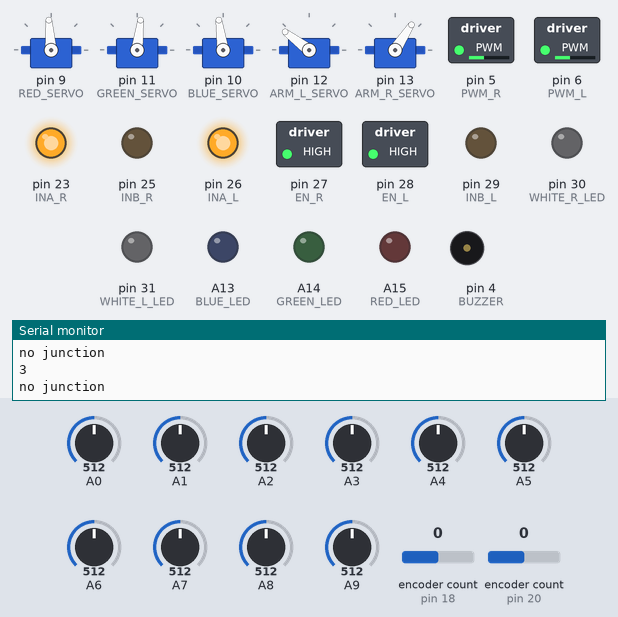
This sketch was run on a simulated Arduino Mega 2560, built with avr-gcc and run on an emulated ATmega2560. Shown: 5 × servo, switched loads named in the sketch (green lamp = pin HIGH), output pins drawn as LEDs (lit = HIGH), buzzer (waves = sounding, pin HIGH), the last lines printed to the serial monitor. The test bench sets the inputs (shaded band); at power-on: A0 = 512, A4 = 512, A9 = 512, A1 = 512, A2 = 512, A3 = 512, A5 = 512, A6 = 512, A7 = 512, A8 = 512, encoder count (sensors on pin 18, pin 20) 0.

Above: at 8.2 s.
8.3 s: A0 set to 86
11.3 s: A0 set to 72
At 11.8 s:
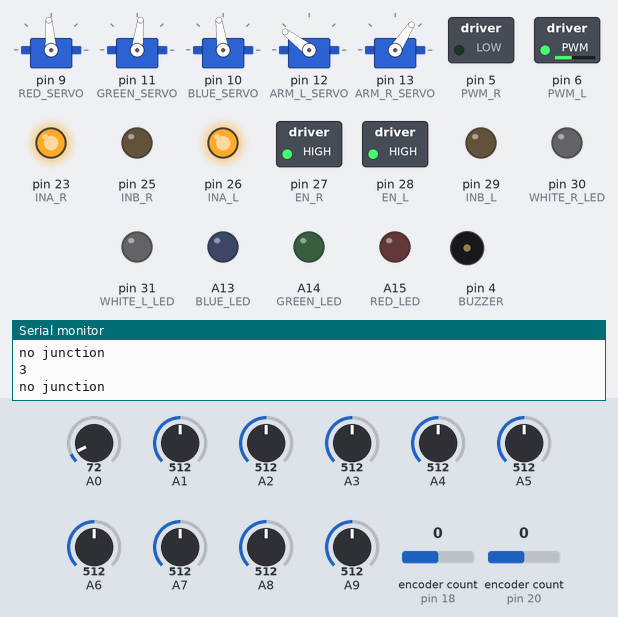
12.8 s: A0 set to 110
At 14.0 s:
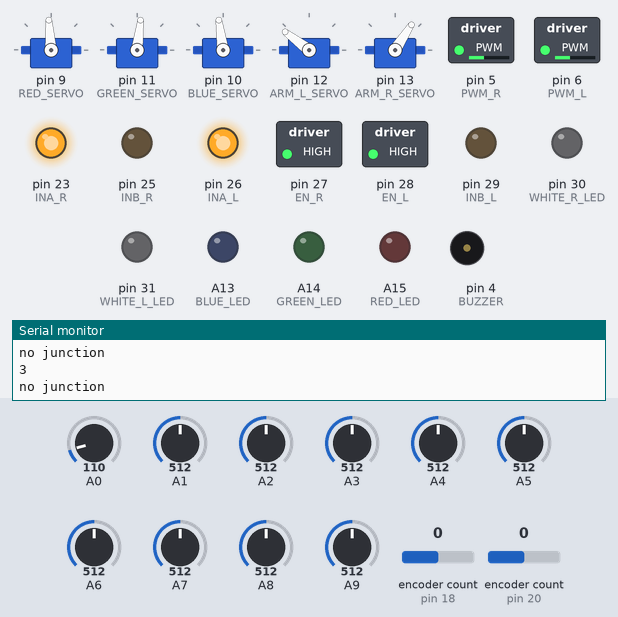
15.8 s: A4 set to 89
17.3 s: A4 set to 75
At 18.4 s:
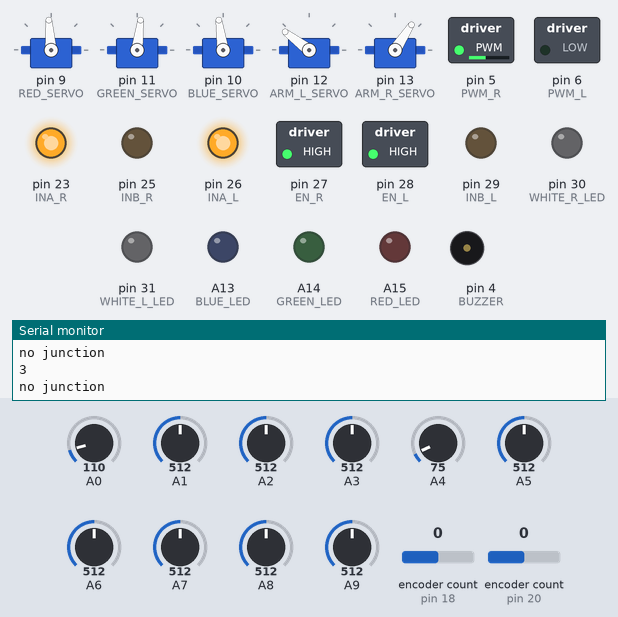
18.8 s: A9 set to 63
20.3 s: A9 set to 54
At 20.7 s:
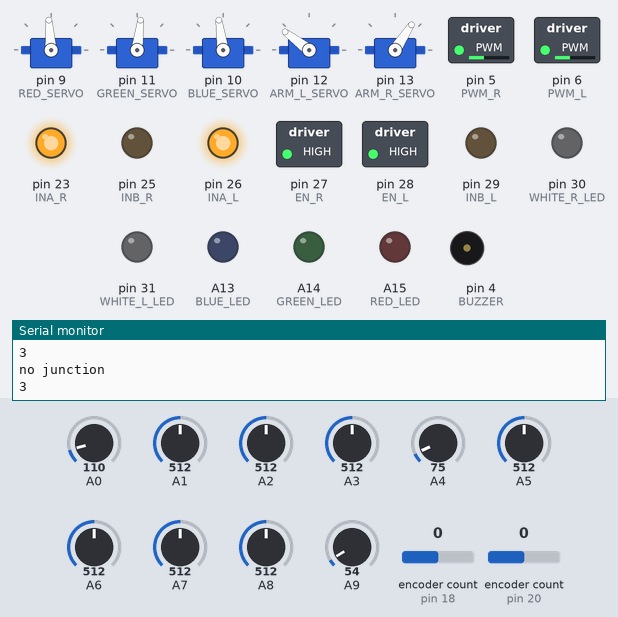
Timing chart, 0 to 22.8 s (numbered marks = the images above; inputs shaded):
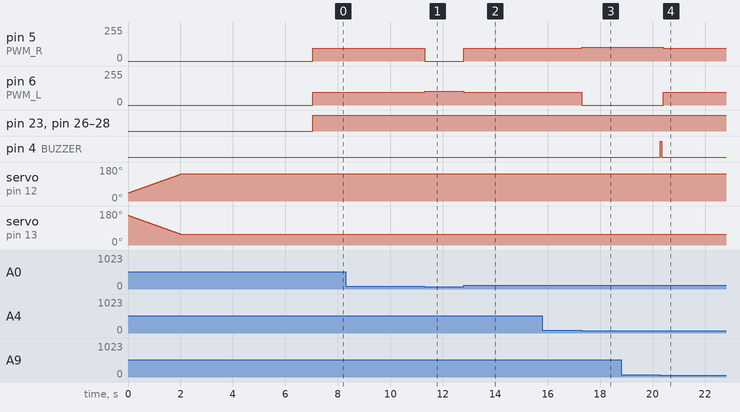

The sketch:

Unload_SR_-_Pamu.ino
```cpp
#include <Encoder.h>
#include <Wstring.h>
#include <Servo.h>
#include <nRF24L01.h>
#include <printf.h>
#include <RF24.h>
#include <RF24_config.h>
#include <SPI.h>

//LEFT RIGHT IR SENSORS
#define l5_PORT A9
#define r5_PORT A8

//REYKHA SENSOR
#define l4_PORT A7
#define l3_PORT A6
#define l2_PORT A5
#define l1_PORT A4
#define r1_PORT A3
#define r2_PORT A2
#define r3_PORT A1
#define r4_PORT A0

//COLOUR SENSOR
#define CS_M_POW 48
#define CS_M_OE 36 // middle colour sensor
#define CS_M_S0 40
#define CS_M_S1 38
#define CS_M_S2 42
#define CS_M_S3 44
#define CS_M_OUT 46

#define CS_R_POW 49
#define CS_R_OE 41 // right colour sensor 49 power 47 out 45s2 43s3 41oe 39s0 37s1
#define CS_R_S0 39
#define CS_R_S1 37
#define CS_R_S2 45
#define CS_R_S3 43
#define CS_R_OUT 47

//ULTRASONIC SENSOR
#define US_L_TRIG 33// left
#define US_L_ECO 35

#define US_R_TRIG 34//right
#define US_R_ECO 32

//MOTOR DRIVE
#define EN_L 28 //left
#define PWM_L 6
#define INA_L 26
#define INB_L 29

#define EN_R 27 //right
#define PWM_R 5
#define INA_R 23
#define INB_R 25

//ENCODED MOTORS
#define ENCODE_L_A 20
#define ENCODE_L_B 21
#define ENCODE_R_A 18
#define ENCODE_R_B 19

//SERVO MOTORS
#define ARM_L_SERVO 12// forward
#define ARM_R_SERVO 13//rear

#define RED_SERVO 9
#define GREEN_SERVO 11
#define BLUE_SERVO 10

// RADIO SIGNAL MODULE
#define RADIO_CSN 8
#define RADIO_CE 7

//LED
#define RED_LED A15
#define GREEN_LED A14
#define BLUE_LED A13
#define WHITE_L_LED 31
#define WHITE_R_LED 30

//PUSH BUTTONS
#define CALLIBERATE_BUTTON A10
#define ROUND_BUTTON A11
#define DELAY_BUTTON A12

//BUZZER
#define BUZZER 4

const int SPEED=95;

const int n=8; // grid size
int taskCounter=2;


void dropCoin(int colour);
void setupServos();
void pillarIdentificationLoop();
void gridTraverseLoop();

void setup() {
  //  colour sensor
   pinMode(CS_M_POW,OUTPUT);
   pinMode(CS_M_OE,OUTPUT);
   pinMode(CS_M_S0,OUTPUT);
   pinMode(CS_M_S1,OUTPUT);
   pinMode(CS_M_S2,OUTPUT);
   pinMode(CS_M_S3,OUTPUT);
   pinMode(CS_M_OUT,INPUT);

   pinMode(CS_R_POW,OUTPUT);
   pinMode(CS_R_OE,OUTPUT);
   pinMode(CS_R_S0,OUTPUT);
   pinMode(CS_R_S1,OUTPUT);
   pinMode(CS_R_S2,OUTPUT);
   pinMode(CS_R_S3,OUTPUT);
   pinMode(CS_R_OUT,INPUT);

   digitalWrite(CS_M_POW,LOW);
   digitalWrite(CS_R_POW,LOW);

   // motor driver

   pinMode(EN_L,OUTPUT);
   pinMode(PWM_L,OUTPUT);
   pinMode(INA_L,OUTPUT);
   pinMode(INB_L,OUTPUT);

   pinMode(EN_R,OUTPUT);
   pinMode(PWM_R,OUTPUT);
   pinMode(INA_R,OUTPUT);
   pinMode(INB_R,OUTPUT);

   // encoded motors read

   pinMode(ENCODE_L_A,INPUT);
   pinMode(ENCODE_L_B,INPUT);
   pinMode(ENCODE_R_A,INPUT);
   pinMode(ENCODE_R_B,INPUT);

   //led
   pinMode(RED_LED,OUTPUT);
   pinMode(GREEN_LED,OUTPUT);
   pinMode(BLUE_LED,OUTPUT);
   pinMode(WHITE_L_LED,OUTPUT);
   pinMode(WHITE_R_LED,OUTPUT);

   //Buzzer
   pinMode(BUZZER,OUTPUT);

   //ultrasound
   pinMode(US_L_TRIG,OUTPUT);
   pinMode(US_L_ECO,INPUT);
   pinMode(US_R_TRIG,OUTPUT);
   pinMode(US_R_ECO,INPUT);

   // SERVO motors
   pinMode(ARM_L_SERVO,OUTPUT);
   pinMode(ARM_R_SERVO,OUTPUT);
   pinMode(RED_SERVO,OUTPUT);
   pinMode(GREEN_SERVO,OUTPUT);
   pinMode(BLUE_SERVO,OUTPUT);

   setupServos();
   //setupRadio();
   Serial.begin(9600);
   delay(5000);

}

void loop(){
 unloadSRLoop();
 //delay(5000);
}
```

A.Global_Variables.ino
```cpp
int dir=3,
newDir=3;int curX=n+1,curY=0;

const float wheel_radius=2.14;
const float wheel_distance=21.6;
int rekhaThress=80,IRThress=60; // thresshold values
int line;


//int pillars[8][2]={{1,1},{1,1},{1,0},{1,0}};
bool pillars[8][2]={{1,1},{1,0},{0,1},{1,0}};

int targetX[6] ={1,5,0,8,0,0}, targetY[9]={1,5,3,8,0,0};  // VALUES ARE SET IN GRID CALCULATIONS
int targetCols[4]={1,0,2,0}; // red green blue
int targetCount=0;

int colDropDir[5]={1,1,0,0};

struct cord{  //grid traverse
  int x;
  int y;
};

cord redSquares[3]={{0,3},{2,4},{6,5}};
cord greenSquares[3]={{1,1},{6,1},{4,7}};
cord blueSquares[3]={{3,2},{4,4},{2,6}};


int pillarValues[4][2]={{10,20},{20,40},{30,60},{40,80}}; // pillar calculation
int pillarTotal; // pillar value of all pillars
int redIndex,blueIndex=1,greenIndex; // which square among 3 red/.. sqrs should be selected
String fibonacciValue;
```

B.Baic_Movement.ino
```cpp
#define MOTORS_ON \
    digitalWrite(EN_L,HIGH);digitalWrite(EN_R,HIGH);
#define MOTORS_OFF \
    digitalWrite(EN_L,LOW);digitalWrite(EN_R,LOW);
#define MOTOR_L_FORWARD \
    digitalWrite(INA_L,HIGH);digitalWrite(INB_L,LOW);
#define MOTOR_R_FORWARD \
    digitalWrite(INA_R,HIGH);digitalWrite(INB_R,LOW);
#define MOTOR_L_BACKWARD \
    digitalWrite(INA_L,LOW);digitalWrite(INB_L,HIGH);
#define MOTOR_R_BACKWARD \
    digitalWrite(INA_R,LOW);digitalWrite(INB_R,HIGH);

Encoder leftEncoder(ENCODE_L_A,ENCODE_L_B);
Encoder rightEncoder(ENCODE_R_A,ENCODE_R_B);


int l5,l4,l3,l2,l1,r1,r2,r3,r4,r5;

void readSensors(){
  l5=get_digital(l5_PORT,IRThress);// 0 White
  r5=get_digital(r5_PORT,IRThress);
  l4=get_digital(l4_PORT,rekhaThress);//0 Black
  l3=get_digital(l3_PORT,rekhaThress);
  l2=get_digital(l2_PORT,rekhaThress);
  l1=get_digital(l1_PORT,rekhaThress);
  r1=get_digital(r1_PORT,rekhaThress);
  r2=get_digital(r2_PORT,rekhaThress);
  r3=get_digital(r3_PORT,rekhaThress);
  r4=get_digital(r4_PORT,rekhaThress);
}

bool isJunction(){
  readSensors();
  if((r5 && (r1+r2+r3>=1))|| (l5 && (l1+l2+l3>=1))) return true; // white 1 black 0 // add extra verifications here too
  Serial.println("no junction");
  return false;
}

bool get_digital(int port,int thresshold){
  int value = analogRead(port);
  return value<=thresshold? 1:0;
  //return analogRead(port);
}

void moveRobot(int leftVal, int rightVal){

  MOTORS_ON;

  if(leftVal>=0){ MOTOR_L_FORWARD; }
  else {MOTOR_L_BACKWARD;}

  if(rightVal>=0){ MOTOR_R_FORWARD;}
  else {MOTOR_R_BACKWARD;}

  analogWrite(PWM_L,abs(leftVal));
  analogWrite(PWM_R,abs(rightVal));
}
void stopRobot(){
  MOTORS_OFF;
}

float getRotatedDistance(int lrwheel){ //0 left 1 right

  long thisPosition;
  if(lrwheel==0)  thisPosition = leftEncoder.read();
  else thisPosition = -1*rightEncoder.read();
  float distance = (thisPosition/2249.0)*2*3.14159*wheel_radius;

  return distance;
}

void moveDistance(float ldistance,float rdistance){

  float distance = (abs(ldistance)+abs(rdistance))/2;
  int signL = ldistance>=0? 1:-1;
  int signR = rdistance>=0? 1:-1;

  float startLDistance=getRotatedDistance(0);
  float startRDistance=getRotatedDistance(1);

  float rotatedLDistance=0,rotatedRDistance=0;

  while(rotatedLDistance<distance && rotatedRDistance<distance){
    if(rotatedLDistance>rotatedRDistance) moveRobot(signL*SPEED
    ,signR*(SPEED+5));
    else if(rotatedLDistance<rotatedRDistance) moveRobot(signL*(SPEED+5),signR*SPEED);

    else moveRobot(signL*SPEED,signR*SPEED);

    rotatedLDistance = (getRotatedDistance(0)-startLDistance)*signL;
    rotatedRDistance = (getRotatedDistance(1)-startLDistance)*signR;
    //Serial.print(rotatedLDistance);
    //Serial.print('\t');
    //Serial.println(rotatedRDistance);

  }

  stopRobot();
}
///////////////////ENCODED MOTOR ENDS HERE ////////////////////////

void lineFollow(){
    readSensors();
    line = r1+r2+r3+r4-l1-l2-l3-l4;
    if(line>0){
      moveRobot(SPEED+10,0);
    }
    else if(line<0){
      moveRobot(0,SPEED+10);
    }
    else{
      moveRobot(SPEED,SPEED);
    }
}
void lineFollowDistance(int distance){
    float startDistance=(getRotatedDistance(0)+getRotatedDistance(1))/2;
    float rotatedDistance=0;

    while(abs(rotatedDistance)<abs(distance)){
      readSensors();
      line = r1+r2+r3+r4-l1-l2-l3-l4;
      if(line>0){
        if(distance>=0) moveRobot(SPEED+10,0);
        else moveRobot(0,-SPEED-10);
      }
      else if(line<0){
        if(distance>=0) moveRobot(0,SPEED+10);
        else moveRobot(-SPEED-10,0);
      }
      else{
       if(distance>=0)  moveRobot(SPEED,SPEED);
       else moveRobot(-SPEED,-SPEED);
      }
      rotatedDistance = (getRotatedDistance(0)+getRotatedDistance(1))/2 - startDistance;
    }
}
void left90(){

 // Serial.println("left");

  moveRobot(-SPEED-5,SPEED+5);
  delay(900);
  readSensors();
  while(l1+r1+r2+l2<3){
    delay(50); readSensors();
  }
  stopRobot();
  delay(1500);
}

void right90(){

 // Serial.println("right");

  moveRobot(SPEED+5,-SPEED-5);
  delay(900);
  readSensors();

  while(r2+l1+l2+r1<3){
    delay(50);readSensors();
  }
  stopRobot();
  delay(1500);
}

void turn180(){

  moveRobot(SPEED+5,-SPEED-5);
  delay(1800);
  readSensors();

  moveRobot(SPEED,-SPEED);
  while(r1+l1+l2+l3<3){
    readSensors();
    delay(50);
  }
  stopRobot();
  delay(1500);
}

void reverse(int timeR){
  moveRobot(-SPEED,-SPEED);
  delay(timeR);
  stopRobot();
}
```

C.Features.ino
```cpp
Servo RServo,GServo,BServo,ArmLServo,ArmRServo;
int RGBServoRestAngles[3] ={94,83,98};
int RGBServoDropAngles[3] ={64,53,68};
int armRestAngles[2]={143,57}; // 0 left 1 right
//armDropAngles[2]={43,157};

const byte address[8]="#SiRi++";
RF24 radio(7,8);

//Buzzer
void buzzer(int buzCount){
  //Beep....
 for(int i=0;i<buzCount;i++){
  digitalWrite(BUZZER,HIGH);
  delay(50);
  digitalWrite(BUZZER,LOW);
  delay(50);
 }
}


void indicateLED(int pinNum){
  digitalWrite(pinNum,HIGH);
  delay(1500);
  digitalWrite(pinNum,LOW);
}

void indicateLED(int pinNum1,int pinNum2){
  digitalWrite(pinNum1,HIGH); digitalWrite(pinNum2,HIGH);
  delay(1500);
  digitalWrite(pinNum1,LOW); digitalWrite(pinNum2,LOW);
}

void setupServos(){
  RServo.attach(RED_SERVO);
  GServo.attach(GREEN_SERVO);
  BServo.attach(BLUE_SERVO);
  ArmLServo.attach(ARM_L_SERVO);
  ArmRServo.attach(ARM_R_SERVO);

  RServo.write(RGBServoRestAngles[0]); // coin drop
  GServo.write(RGBServoRestAngles[1]);
  BServo.write(RGBServoRestAngles[2]);

  ArmLServo.write(armRestAngles[0]); // SR drop
  ArmRServo.write(armRestAngles[1]);
  pickArm();
}
void dropCoin(int colour){ // R0 G1 B2

  switch(colour){
    case 0:
        RServo.write(RGBServoDropAngles[colour]);
        //sendSR!(colour);
        buzzer(1);
        delay(1000);
        RServo.write(RGBServoRestAngles[colour]);
        break;
    case 1:
        GServo.write(RGBServoDropAngles[colour]);
        //sendSR!(colour);
        buzzer(1);
        delay(1000);
        GServo.write(RGBServoRestAngles[colour]);
        break;
    case 2:
        BServo.write(RGBServoDropAngles[colour]);
        //sendSR!(colour);
        buzzer(1);
        delay(1000);
        BServo.write(RGBServoRestAngles[colour]);
        break;

  }
}

void setupRadio(){
  radio.begin();
  radio.openWritingPipe(address);
  radio.setPALevel(RF24_PA_MIN);
  radio.stopListening();
}

void sendSR(int dig){
  char charDig= dig+'0';
  Serial.println(dig);
  for(int i=0;i<20;i++)
    radio.write(&charDig,sizeof(charDig));

}

void dropArm(){

  for(int i=0;i<=100;i++){
    ArmLServo.write(armRestAngles[0]-i);
    ArmRServo.write(armRestAngles[1]+i);
    delay(20);
  }
}

void pickArm(){
  for(int i=100;i>=0;i--){
    ArmLServo.write(armRestAngles[0]-i);
    ArmRServo.write(armRestAngles[1]+i);
    delay(20);
  }
}
```

D.Directions_Turns.ino
```cpp
void updateCoordinates(){ // coordinates initialised in setup
  if(dir==0) curY++;
  if(dir==1) curX++;
  if(dir==2) curY--;
  if(dir==3) curX--;

  //Serial.print(curX);Serial.println(curY);

}


void turnToDir(int newDir){

    stopRobot();
    delay(600);

   // Serial.print(dir); Serial.print("  dir newdir  "); Serial.println(newDir);
    if(newDir==(dir+1)%4)
      right90(); // 90 degrees

    if(newDir==(dir+3)%4)
      left90(); // 90 degrees

    if(newDir==(dir+2)%4)
      turn180();

    dir= newDir;

}
```

E.Unload_SR1.ino
```cpp
int unload_sr_state=0;
int unload_sr_dir[6]={3,0,0,2,3};

bool isSquare(){
  readSensors();
  int lineSquare = r1+r2+r3+r4+l1+l2+l3+l4;
  if (lineSquare>=7){
    Serial.println("Square");
    return true;
  }
  else return false;
}

void dropSRsmoothly(){
  buzzer(1);
  dropArm();
  delay(1000);
  reverse(1000);
  buzzer(1);
  pickArm();
}

void unloadSRLoop(){
  Serial.println(dir);

  if (isJunction()){
    buzzer(1);
    moveDistance(15,15);
    turnToDir(0);
    unload_sr_state++;
  }

  if (unload_sr_state==1 && isSquare()){
    stopRobot();

    reverse(300);

    dropSRsmoothly();

    turnToDir(3);

    unload_sr_state++;
  }

  if (unload_sr_state>1){

    stopRobot();
    taskCounter++;
  }
  lineFollow();
}
```

Measured:
- the behaviour switches between 81 and 80 on A0 (found by bisection; images 0 and 1)
- the behaviour switches between 81 and 80 on A4 (found by bisection; images 2 and 3)
- the behaviour switches between 61 and 60 on A9 (found by bisection; images 3 and 4)
- after the input at 11.3 s, pin 5 (PWM_R): 95/255 → 0/255 at once; pin 6 (PWM_L): 95/255 → 105/255 at once
- after the input at 12.8 s, pin 5 (PWM_R): 0/255 → 95/255 at once; pin 6 (PWM_L): 105/255 → 95/255 at once
- after the input at 17.3 s, pin 5 (PWM_R): 95/255 → 105/255 at once; pin 6 (PWM_L): 95/255 → 0/255 at once
- after the input at 20.3 s, pin 5 (PWM_R): 105/255 → 95/255 after 0.10 s; pin 6 (PWM_L): 0/255 → 95/255 after 0.10 s; pin 4 (BUZZER): LOW → HIGH at once, → LOW 0.05 s later
